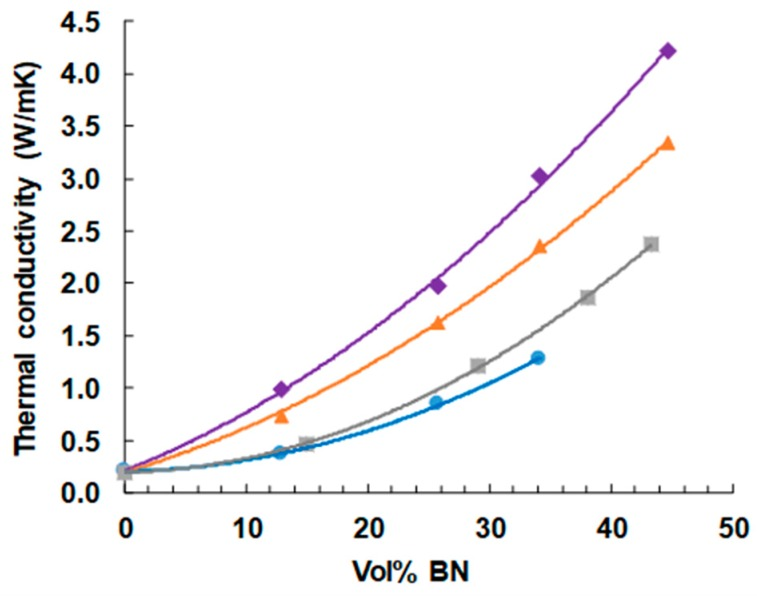
#> input picture work/figures/polymers-11-01156-g011.jpg, 757 x 597 px
$ python phase4_digitize_v2.py
#> lines starting #> are read from the running program, lines starting #| are printed output that depends on the picture; after the words box and inside, x2 and y2 are one past the last pixel; in counts of white or black regions, pixels touching at a corner belong together
"""Phase 4 (v2): reproducible pixel-level digitization of figure-only k values.

Replaces the earlier visual estimates in phase4_figures_digitized.json, which
contained points not present in the figures (e.g. 3.6 um series at 10/20 vol%
in molecules21050670 Fig. 3, which starts at 30 vol%).

Method
  1. Axis calibration from detected tick marks (pixel positions hard-coded
     below were measured from the grey/black tick runs along each axis line).
  2. Per-series colour mask (Euclidean RGB distance to a reference colour).
  3. Binary opening with a disk to remove fitted curves and error bars
     (1-3 px wide), keeping filled markers (>= 9 px).
  4. Connected components -> centroid -> data coordinates.
Outputs: phase4_figures_digitized_v2.json and overlay PNGs in figures/ for
visual verification (detected centroids drawn as black crosses).
"""
import json
from pathlib import Path

import numpy as np
from PIL import Image, ImageDraw
from scipy import ndimage

W = Path(__file__).resolve().parent
FIG = W / "figures"

FIGURES = {
    "10.3390/polym11071156": {
        "file": "polymers-11-01156-g011.jpg",
        "caption": "Figure 11 Thermal conductivity of ETLBN and EJBN samples as a function of the BN content: "
                   "ETLBN2, blue circles; EJBN30, grey squares; ETLBN30, orange triangles; ETLBN180, purple diamonds.",
        # (pixel, value) pairs for two ticks per axis
        "x_cal": ((124.0, 0.0), (732.5, 50.0)),   # Vol% BN
        "y_cal": ((492.5, 0.0), (20.0, 4.5)),     # W/mK
        "series": {
            "ETLBN180 (purple diamonds)": (132, 45, 167),
            "ETLBN30 (orange triangles)": (250, 127, 39),
            "EJBN30 (grey squares)": (157, 157, 157),
            "ETLBN2 (blue circles)": (20, 140, 210),
        },
        "tol": 60,
        "open_radius": 3,
    },
    "10.3390/molecules21050670": {
        "file": "molecules-21-00670-g003.jpg",
        "caption": "Figure 3 Effects of surface treatment, h-BN particle size and filler content on thermal "
                   "conductivity of composites. (Series labelled in-plot: treated 10.6 um = filled green squares; "
                   "treated 3.6 um = filled blue circles; naked series are open markers and are not digitized.)",
        "x_cal": ((84.5, 0.0), (714.5, 100.0)),   # Filler Content (vol%)
        "y_cal": ((482.0, 0.0), (17.5, 8.0)),     # W/mK
        "series": {
            "treated 10.6um (filled green squares)": (2, 128, 2),
            "treated 3.6um (filled blue circles)": (2, 4, 249),
        },
        "tol": 90,
        "open_radius": 3,
        # Markers partly hidden under another series' marker: (series, pixel box r0, r1, c0, c1).
        # Centre = visible top edge + median half-height of that series' unoccluded markers.
        "occluded": [("treated 10.6um (filled green squares)", 355, 385, 260, 290)],
    },
}


def cal(p, c):
    (p0, v0), (p1, v1) = c
    return v0 + (p - p0) * (v1 - v0) / (p1 - p0)


def disk(r):
    y, x = np.ogrid[-r:r + 1, -r:r + 1]
    return x * x + y * y <= r * r


def point(spec, cx, cy, area):
    return {
        "x": round(float(cal(cx, spec["x_cal"])), 2),
        "k": round(float(cal(cy, spec["y_cal"])), 3),
        "px": [round(float(cx), 1), round(float(cy), 1)],
        "area_px": int(area),
    }


def digitize(spec):
    img = Image.open(FIG / spec["file"]).convert("RGB")
#> img is the input picture: PIL image 757x597 RGB; mean R, G, B 245.6, 245, 245.3
    a = np.asarray(img).astype(float)
    overlay = img.copy()
    dr = ImageDraw.Draw(overlay)
    out = {}
    for name, rgb in spec["series"].items():
        mask = np.sqrt(((a - np.array(rgb)) ** 2).sum(2)) < spec["tol"]
        mask = ndimage.binary_opening(mask, structure=disk(spec["open_radius"]))
        lab, n = ndimage.label(mask)
        pts, heights = [], []
        for i in range(1, n + 1):
            ys, xs = np.nonzero(lab == i)
            if len(ys) < 20:
                continue
            heights.append(ys.max() - ys.min() + 1)
            pts.append(point(spec, xs.mean(), ys.mean(), len(ys)))
        for s, r0, r1, c0, c1 in spec.get("occluded", []):
            if s != name:
                continue
            raw = np.sqrt(((a - np.array(rgb)) ** 2).sum(2)) < spec["tol"]
            ys, xs = np.nonzero(raw[r0:r1, c0:c1])
            half = (np.median(heights) - 1) / 2
            p = point(spec, c0 + xs.mean(), r0 + ys.min() + half, len(ys))
            p["occluded"] = ("partially hidden; centre = visible top edge + median half-height "
                             f"({half:.1f} px) of unoccluded markers in this series")
            pts.append(p)
        for p in pts:
            cx, cy = p["px"]
            dr.line([(cx - 6, cy), (cx + 6, cy)], fill=(0, 0, 0), width=1)
            dr.line([(cx, cy - 6), (cx, cy + 6)], fill=(0, 0, 0), width=1)
        out[name] = sorted(pts, key=lambda p: p["x"])
#> this loop made 4 passes
#> n on passes 1 to 4: 4, 4, 5, 3
#> pass 1, in digitize, `mask = np.sqrt(((a - np.array(rgb)) ** 2).sum(2)) < spec["tol"]`:
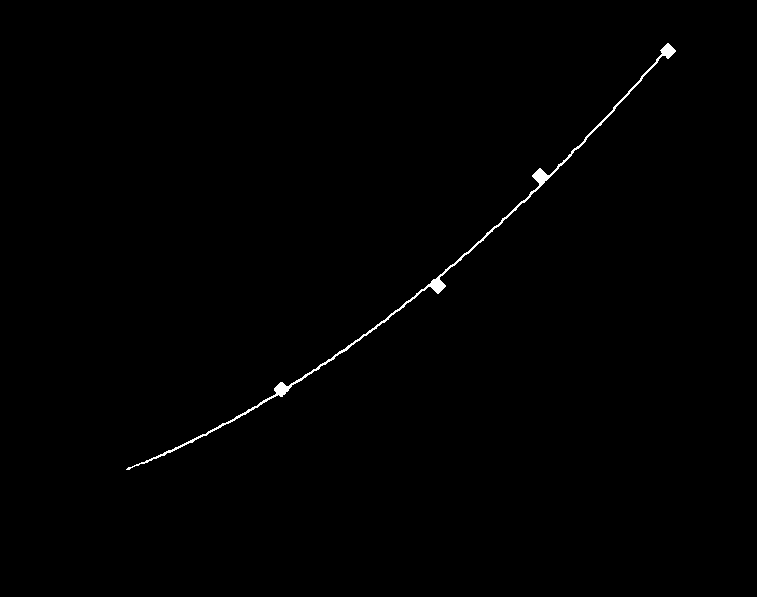
#> mask: shape (597, 757) bool; 0.46% white; 1 white region, box (x1, y1, x2, y2) and area: (126, 43, 676, 470) 2099
#> pass 1, in digitize, `mask = ndimage.binary_opening(mask, structure=disk(spec["open_radius"]))`:
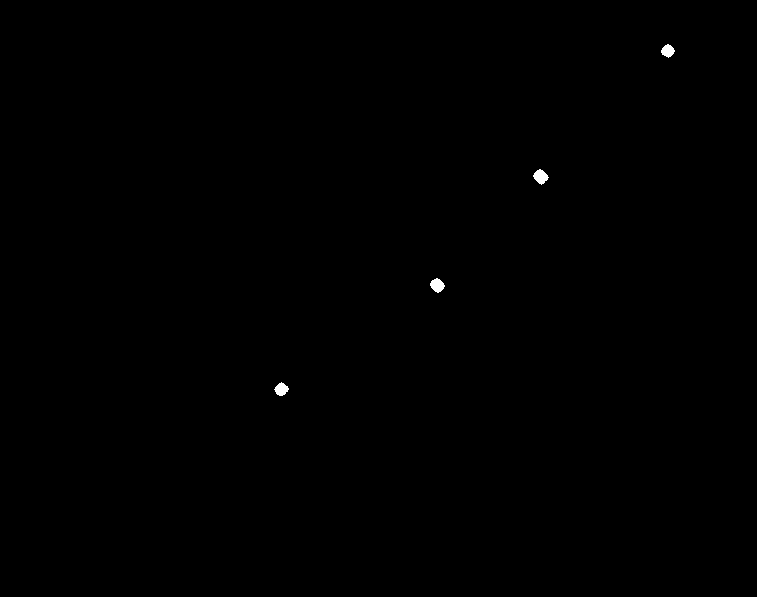
#> mask: shape (597, 757) bool; 0.13% white; 4 white regions, box (x1, y1, x2, y2) and area: (533, 169, 549, 185) 155, (430, 278, 445, 293) 148, (274, 382, 289, 396) 134, (661, 44, 675, 58) 128
#> pass 2, in digitize, `mask = np.sqrt(((a - np.array(rgb)) ** 2).sum(2)) < spec["tol"]`:
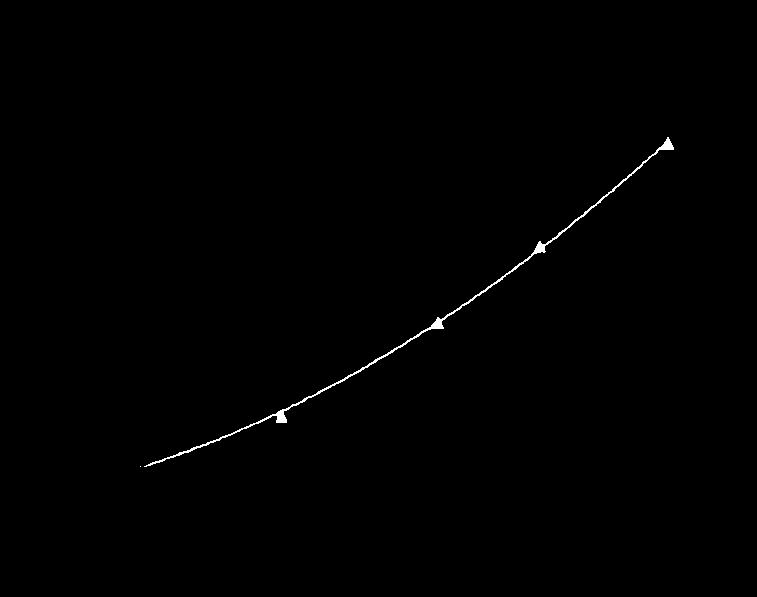
#> mask: shape (597, 757) bool; 0.37% white in thin lines or dots, all inside (x1, y1, x2, y2) = (140, 137, 674, 467)
#> after the loop:
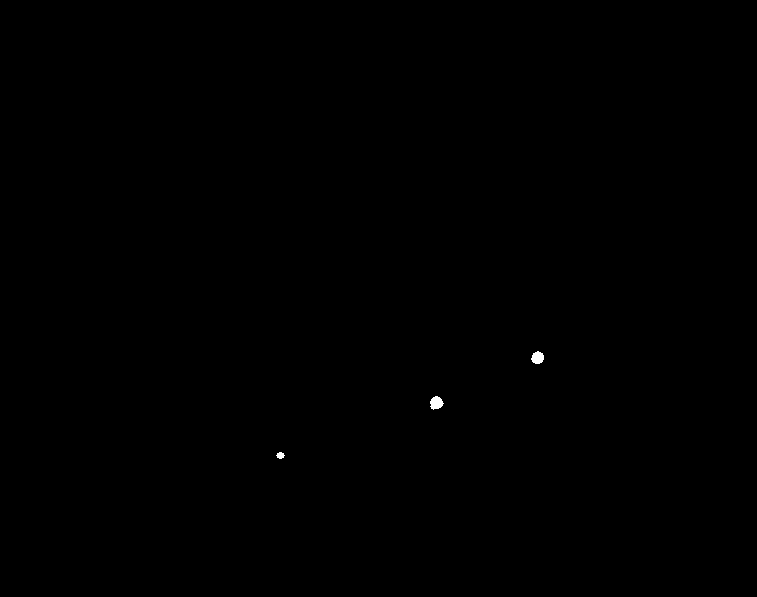
#> mask: shape (597, 757) bool; 0.07% white; 3 white regions, box (x1, y1, x2, y2) and area: (430, 396, 444, 410) 136, (531, 351, 544, 364) 126, (276, 452, 285, 459) 43
#> after the loop, out = 4 items
    overlay.save(FIG / ("overlay_" + spec["file"].replace(".jpg", ".png")))
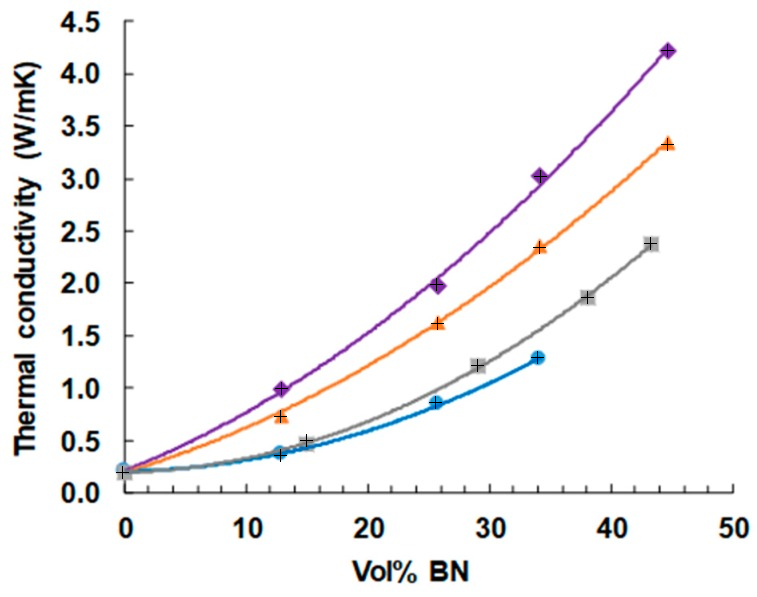
#> saved as overlay_polymers-11-01156-g011.png: PIL image 757x597 RGB; mean R, G, B 245.4, 244.9, 245.2
    return out


def main():
    result = {}
    for doi, spec in FIGURES.items():
        px_x = abs(spec["x_cal"][1][0] - spec["x_cal"][0][0]) / abs(spec["x_cal"][1][1] - spec["x_cal"][0][1])
        px_y = abs(spec["y_cal"][1][0] - spec["y_cal"][0][0]) / abs(spec["y_cal"][1][1] - spec["y_cal"][0][1])
        result[doi] = {
            "source": spec["file"],
            "caption": spec["caption"],
            "method": "pixel digitization: tick-calibrated axes, colour mask, disk opening, component centroid "
                      "(work/phase4_digitize_v2.py)",
            "resolution": {"x_units_per_px": round(1 / px_x, 4), "k_W_mK_per_px": round(1 / px_y, 4)},
            "series": digitize(spec),
        }
#> pass 2 of the loop in main, `for doi, spec in FIGURES.items():`:
#> px_x = 6.3
#> px_y = 58.06
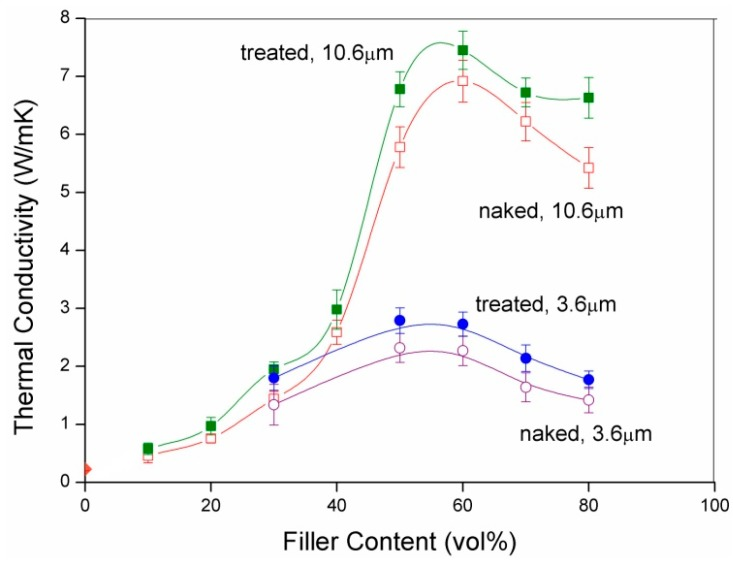
#> input picture work/figures/molecules-21-00670-g003.jpg, 733 x 566 px
#> in digitize, img is the input picture: PIL image 733x566 RGB; mean R, G, B 246.3, 246.4, 246.4
#> a: shape (566, 733, 3) float64
#> the loop in digitize (call 2), `for name, rgb in spec["series"].items():` made 2 passes
#> (name, rgb, y in disk, n) on passes 1 to 2: ('treated 10.6um (filled green squares)', (2, 128, 2), [-3, -2, -1, 0, 1, 2, 3], 7), ('treated 3.6um (filled blue circles)', (2, 4, 249), [-3, -2, -1, 0, 1, 2, 3], 5)
#> pass 1, in digitize (call 2), `mask = np.sqrt(((a - np.array(rgb)) ** 2).sum(2)) < spec["tol"]`:
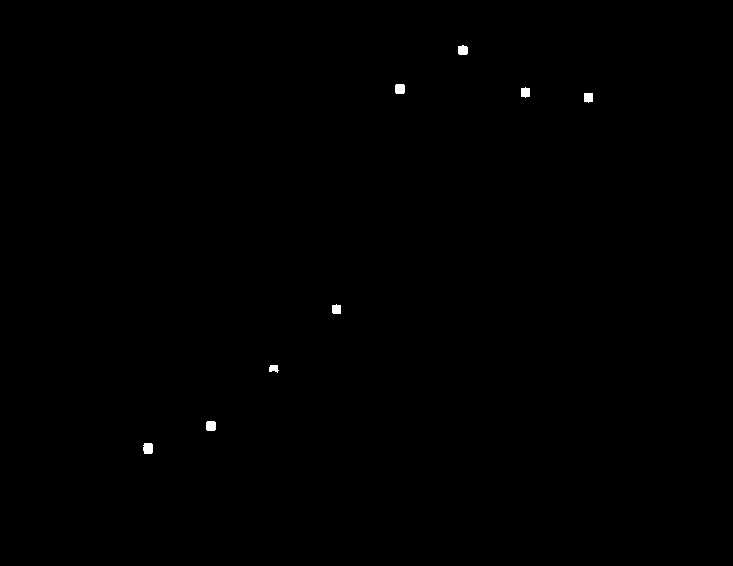
#> mask: shape (566, 733) bool; 0.17% white; 8 white regions, largest, box (x1, y1, x2, y2) and area: (143, 443, 153, 454) 102, (395, 84, 405, 94) 96, (206, 421, 216, 431) 96
#> after the loop in digitize (call 2), `for name, rgb in spec["series"].items():`: out = 2 items
#> in digitize (call 2), `overlay.save(FIG / ("overlay_" + spec["file"].replace(".jpg", ".png")))`:
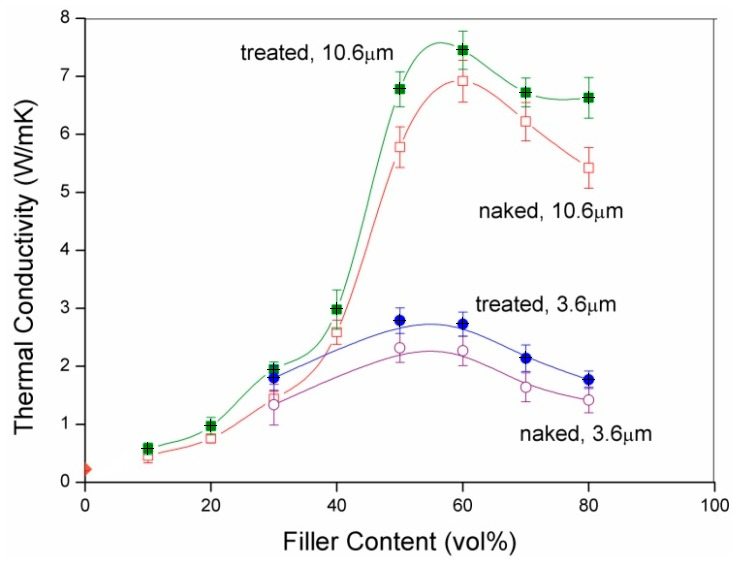
#> saved as overlay_molecules-21-00670-g003.png: PIL image 733x566 RGB; mean R, G, B 246.3, 246.3, 246.3
    (W / "phase4_figures_digitized_v2.json").write_text(json.dumps(result, indent=2), encoding="utf-8")
    for doi, r in result.items():
        print(doi, r["resolution"])
        for s, pts in r["series"].items():
            print("  ", s, [(p["x"], p["k"], p["area_px"]) for p in pts])
#> this loop made 2 passes
#> doi on passes 1 to 2: '10.3390/polym11071156', '10.3390/molecules21050670'
#| 10.3390/polym11071156 {'x_units_per_px': 0.0822, 'k_W_mK_per_px': 0.0095}
#|    ETLBN180 (purple diamonds) [(12.9, 0.986, 134), (25.71, 1.977, 148), (34.21, 3.012, 155), (44.65, 4.21, 128)]
#|    ETLBN30 (orange triangles) [(12.87, 0.723, 92), (25.74, 1.607, 78), (34.15, 2.333, 72), (44.63, 3.31, 76)]
#|    EJBN30 (grey squares) [(-0.12, 0.189, 163), (14.97, 0.496, 82), (29.08, 1.212, 182), (38.06, 1.858, 187), (43.28, 2.373, 170)]
#|    ETLBN2 (blue circles) [(12.82, 0.357, 43), (25.63, 0.857, 136), (33.96, 1.287, 126)]
#| 10.3390/molecules21050670 {'x_units_per_px': 0.1587, 'k_W_mK_per_px': 0.0172}
#|    treated 10.6um (filled green squares) [(10.02, 0.583, 87), (20.0, 0.973, 80), (29.97, 1.938, 60), (39.92, 2.983, 64), (50.0, 6.777, 80), (60.0, 7.444, 74), (69.92, 6.717, 67), (79.92, 6.627, 64)]
#|    treated 3.6um (filled blue circles) [(29.94, 1.797, 67), (49.96, 2.79, 73), (59.96, 2.73, 74), (69.97, 2.14, 79), (79.98, 1.771, 74)]


if __name__ == "__main__":
    main()
